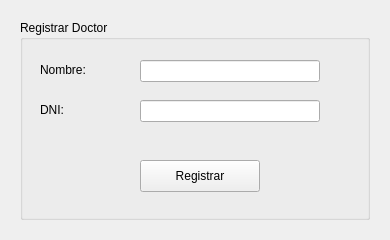
<?xml version="1.0" encoding="UTF-8"?>
<ui version="4.0">
 <class>FormDoctor</class>
 <widget class="QWidget" name="FormDoctor">
  <property name="windowTitle">
   <string>Doctor</string>
  </property>

  <widget class="QGroupBox" name="groupDoctor">
   <property name="geometry">
    <rect><x>20</x><y>20</y><width>350</width><height>200</height></rect>
   </property>
   <property name="title">
    <string>Registrar Doctor</string>
   </property>

   <widget class="QLabel" name="label_name">
    <property name="geometry">
     <rect><x>20</x><y>40</y><width>80</width><height>20</height></rect>
    </property>
    <property name="text">
     <string>Nombre:</string>
    </property>
   </widget>
   <widget class="QLineEdit" name="line_name">
    <property name="geometry">
     <rect><x>120</x><y>40</y><width>180</width><height>22</height></rect>
    </property>
   </widget>

   <widget class="QLabel" name="label_dni">
    <property name="geometry">
     <rect><x>20</x><y>80</y><width>80</width><height>20</height></rect>
    </property>
    <property name="text">
     <string>DNI:</string>
    </property>
   </widget>
   <widget class="QLineEdit" name="line_dni">
    <property name="geometry">
     <rect><x>120</x><y>80</y><width>180</width><height>22</height></rect>
    </property>
   </widget>

   <widget class="QPushButton" name="push_save">
    <property name="geometry">
     <rect><x>120</x><y>140</y><width>120</width><height>32</height></rect>
    </property>
    <property name="text">
     <string>Registrar</string>
    </property>
   </widget>
  </widget>
 </widget>
 <resources/>
 <connections/>
</ui>
